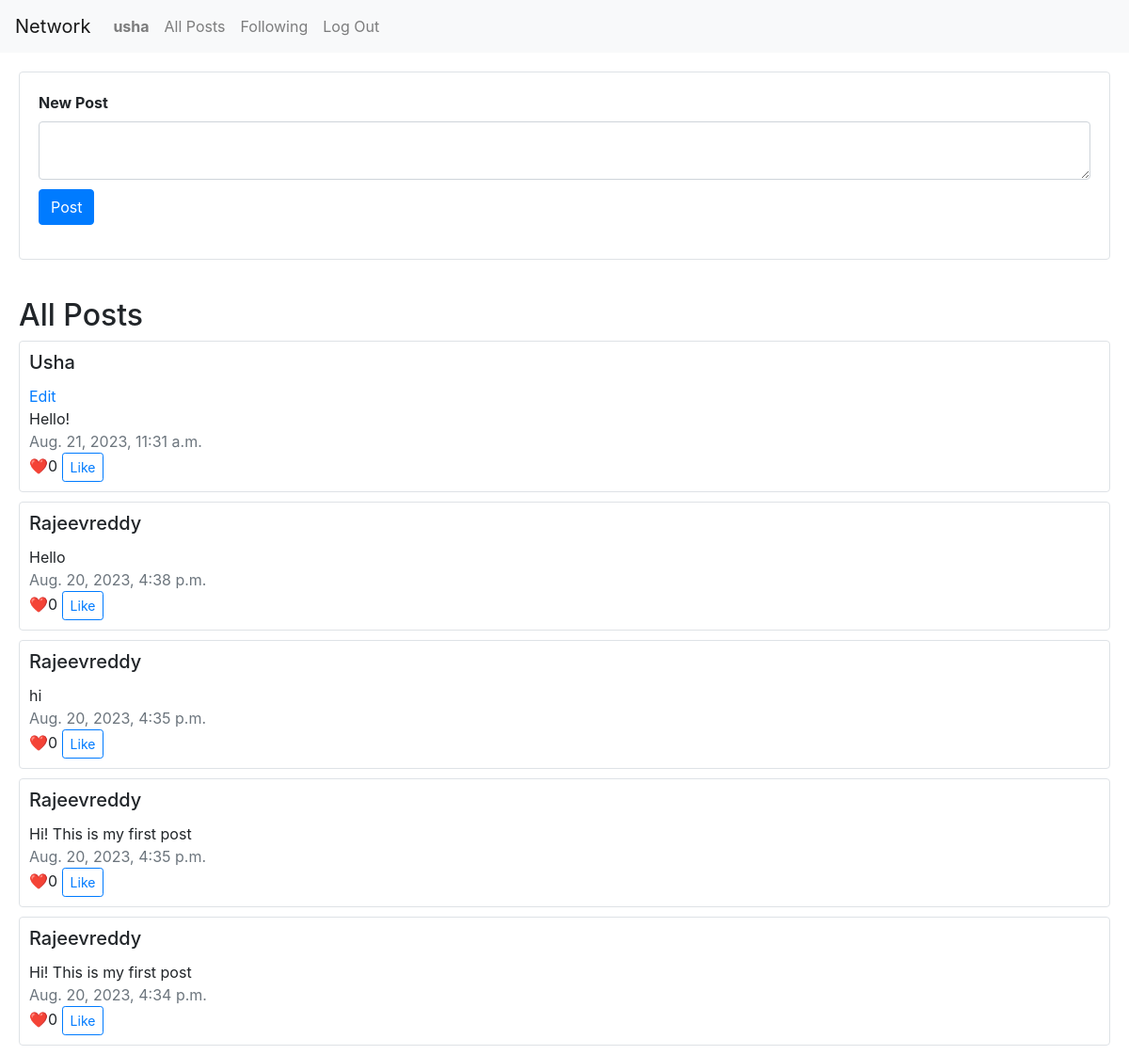
Before: / (signed in) with the older database file.
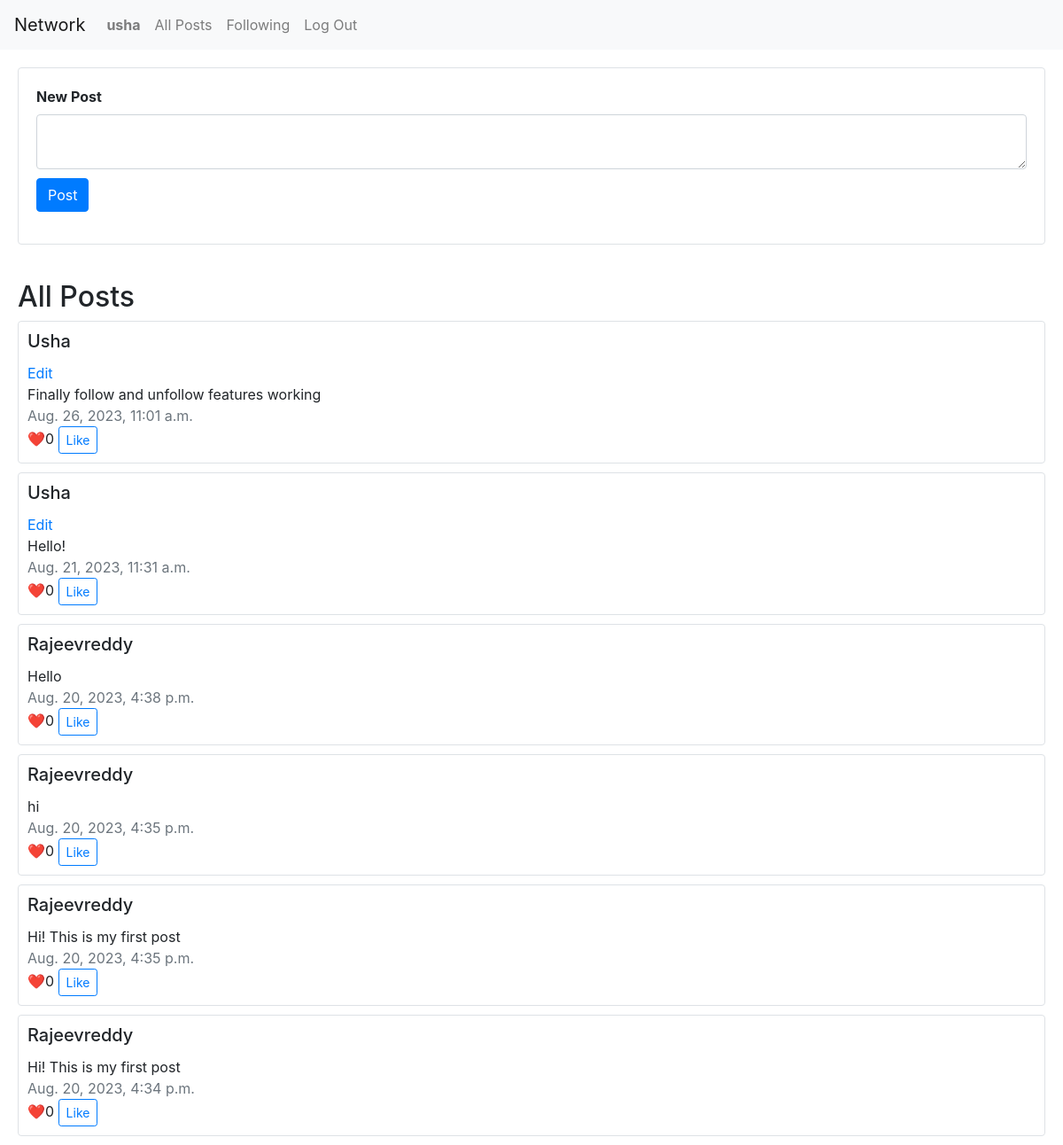
After: the same page with the newer database file.
### network/models.py (models this page shows, shortened)
class Posts(models.Model):
    content = models.TextField(blank=False)
    author = models.ForeignKey(User, on_delete=models.CASCADE, related_name='authored_posts')
    created_at = models.DateTimeField(auto_now_add=True)
    liked = models.ManyToManyField(User, related_name="liked_post", blank=True)

class User(AbstractUser):
    pass

### network/views.py (the view)
# urls.py: path("", views.index, name="index"),
def index(request):
    if request.user.is_authenticated:
        return render(request, "network/index.html", {
            "posts": Posts.objects.order_by("-created_at").all(),
            "current_user": User.objects.get(id=request.user.id),
        })
    else:
        return render(request, "network/index.html", {
            "posts": Posts.objects.order_by("-created_at").all(),
            "current_user": None,
        })

### network/templates/network/index.html (shortened to what this page needs)
{% extends "network/layout.html" %}
{% load static %}
{% block body %}
    {% if user.is_authenticated %}
        <form action="{% url 'post' %}" method="post" style="padding: 20px;">
            <div class="card border">
                <div class="card-body">
                    <div class="form-group">
                        <label for="exampleFormControlTextarea1" class="font-weight-bold">New Post</label>
                        <textarea class="form-control" id="exampleFormControlTextarea1" rows="2" name="content" required></textarea>
                        <input class="btn btn-primary" type="submit" value="Post" style="margin-top: 10px;">
                    </div>
                </div>
            </div>
        </form>
    {% endif %}
    <h2 style="margin-left: 20px; margin-top: 20px;">All Posts</h2>
    {% for post in posts %}
    <div style="padding-left: 20px; padding-right: 20px; padding-bottom: 10px;">
        <div class="card border" style="padding: 10px;">
            <h5 class="card-title text-capitalize">{{ post.author }}</h5>
            {% if post.author == current_user %}
                <a href="#" class="card-link">Edit</a>
            {% endif %}
            <div class="card-text">{{ post.content }}</div>
            <div class="text-muted">{{ post.created_at }}</div>
            <div class="card-text">❤️{{ post.liked.count }} <button class="btn btn-sm btn-outline-primary" style="display: block-inline;" id="likeButton">  Like</button></div>
        </div>
    </div>
    {% endfor %}
{% endblock %}

Changed rows visible on the page:
added Posts: author "Usha", shows "Edit", content "Finally follow and unfollow features working", created_at "Aug. 26, 2023, 11:01 a.m.", liked.count "0"
